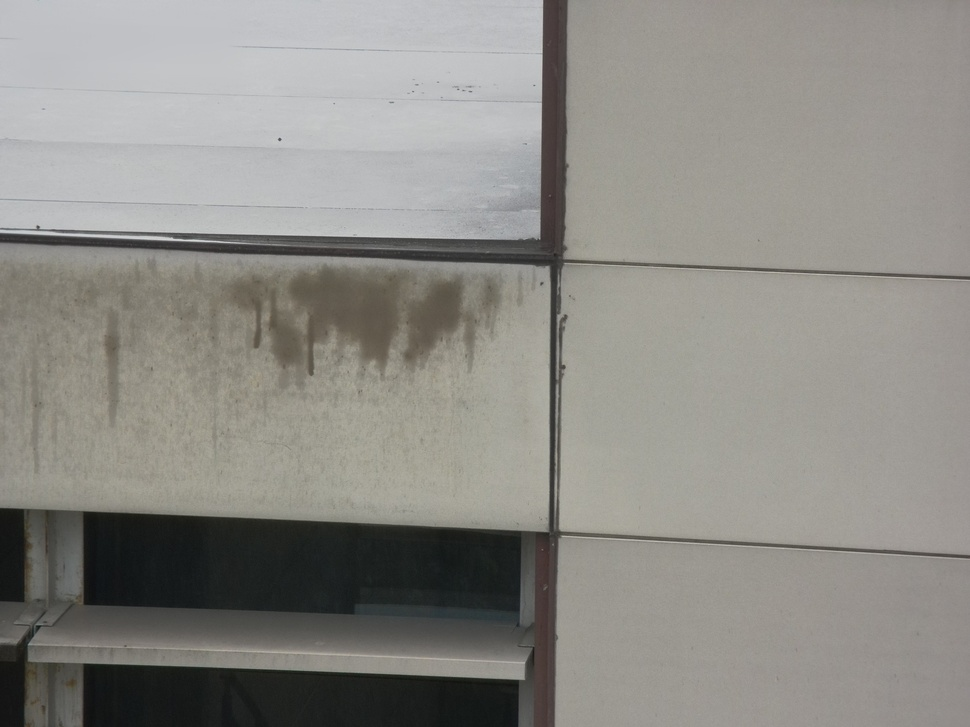
#> input picture ISSandSeg/image.jpg, 970 x 727 px, shrunk from 2592 x 1944 before the run
$ python -i ISS.py   (imports and definitions only)
#> lines starting #> are read from the running program, lines starting #| are printed output that depends on the picture; after the words box and inside, x2 and y2 are one past the last pixel; in counts of white or black regions, pixels touching at a corner belong together; long printed decimals are rounded
import cv2
import numpy as np


def partition_image(image, num_rows, num_cols):
    height, width, channels = image.shape
    block_height = height // num_rows
    block_width = width // num_cols

    blocks = []
    for i in range(num_rows):
        for j in range(num_cols):
            block = image[i * block_height: (i + 1) * block_height, j * block_width: (j + 1) * block_width]
            blocks.append(block)

    return blocks


def calculate_mean_values(blocks):
    mean_values = []
    for block in blocks:
        mean_value = np.mean(block[:, :, 0])
        mean_values.append(mean_value)

    return mean_values


def process_image(image_path, save_path):
    # Read the image
#> called with image_path = 'image.jpg', save_path = 'out.png'
    image = cv2.imread(image_path, cv2.IMREAD_COLOR)
#> image is the input picture: shape (727, 970, 3); mean B, G, R 134.1, 139.3, 141

    # Define parameters
    num_rows = 4
    num_cols = 4

    blocks = partition_image(image, num_rows, num_cols)
#> after the loop in partition_image, `for i in range(num_rows):`: blocks = 16 items
#> blocks = 16 items
    mean_values = calculate_mean_values(blocks)
#> the loop in calculate_mean_values, `for block in blocks:` made 16 passes
#> mean_value on passes 1 to 12: 195.4, 194.4, 147.7, 145, 138.1, 123.7, 139.1, 147.7, 118.2, 130.9, 147.2, 151.4
#> after the loop in calculate_mean_values, `for block in blocks:`: mean_values = [195.4, 194.4, 147.7, 145, 138.1, 123.7, 139.1, 147.7, 118.2, 130.9, 147.2, 151.4, 55.34, 54.31, 119.7, 140.7]
    variance_value = np.var(mean_values)
#> variance_value = 1349.5
    res = "-1"
    if variance_value <= 40:
        print("-1")
    else:
        # Image Enhancement
        enhanced_image = cv2.cvtColor(image, cv2.COLOR_BGR2GRAY)
        denoised_image = cv2.fastNlMeansDenoising(enhanced_image, None, h=10, templateWindowSize=7, searchWindowSize=21)
        threshold_value = cv2.mean(denoised_image)[0]
#> threshold_value = 139.2
        ret, binary_image = cv2.threshold(denoised_image, threshold_value, 255, cv2.THRESH_BINARY)
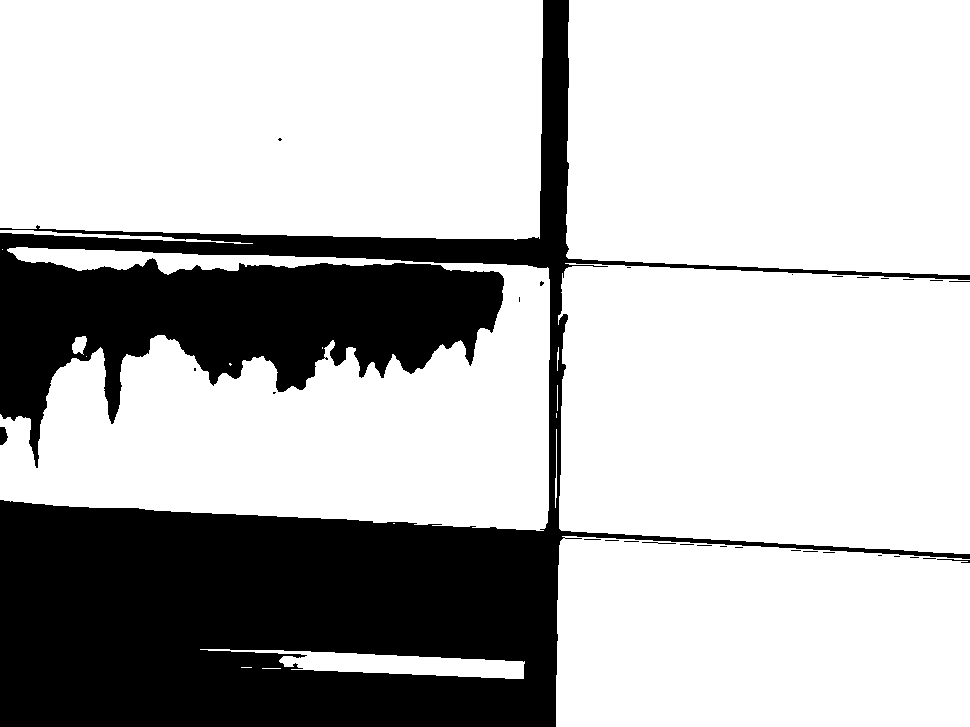
#> binary_image: shape (727, 970); 73.3% white; 31 black regions (26 under 20 px), largest, box (x1, y1, x2, y2) and area: (0, 0, 970, 727) 187771, (0, 427, 8, 445) 110, (937, 559, 970, 563) 46, (642, 542, 676, 544) 34, (949, 281, 970, 282) 21
#> ret = 139

        # Add Transparency
        alpha = 0.5
        binary_bgr = cv2.cvtColor(binary_image, cv2.COLOR_GRAY2BGR)
        binary_with_alpha = cv2.addWeighted(binary_bgr, alpha, image, 1 - alpha, 0)
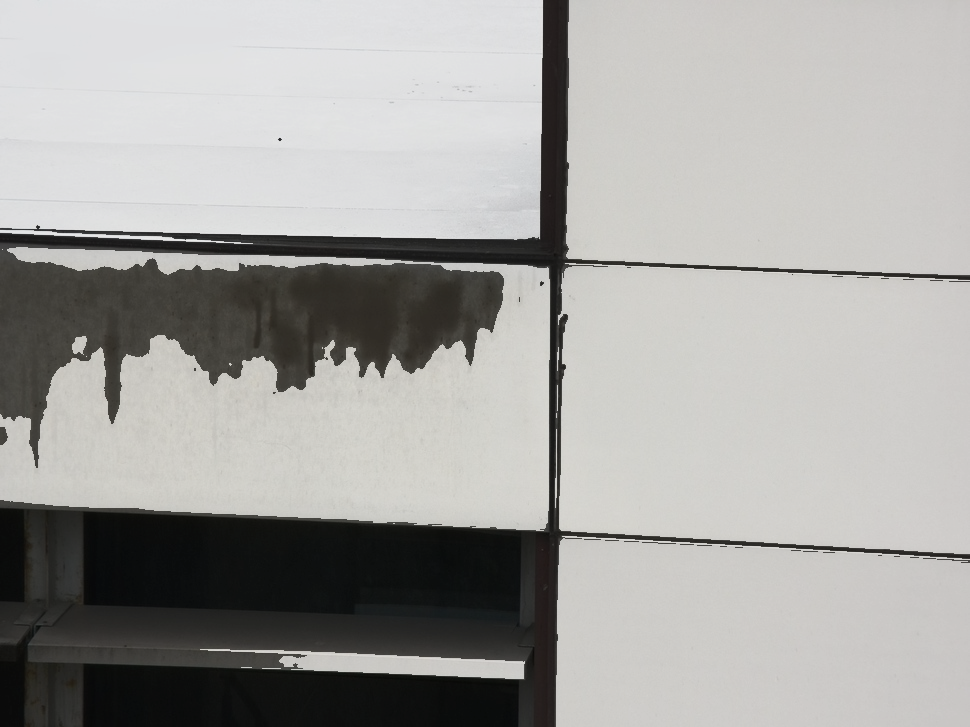
#> binary_with_alpha: shape (727, 970, 3); mean B, G, R 160.5, 163.1, 164

        # Calculate Black Pixel Ratio
        white_pixels = cv2.countNonZero(binary_image)
#> white_pixels = 516951
        total_pixels = binary_image.size
#> total_pixels = 705190
        black_ratio = 1 - white_pixels / total_pixels
#> black_ratio = 0.267

        print(str(black_ratio * 100) + '%')
#| 26.693%
        res = black_ratio
#> res = 0.267
        cv2.imwrite(save_path, binary_with_alpha)
    return res


# [3 lines not run here, left out]

>>> result = process_image('image.jpg', 'out.png')
#> result = 0.267
